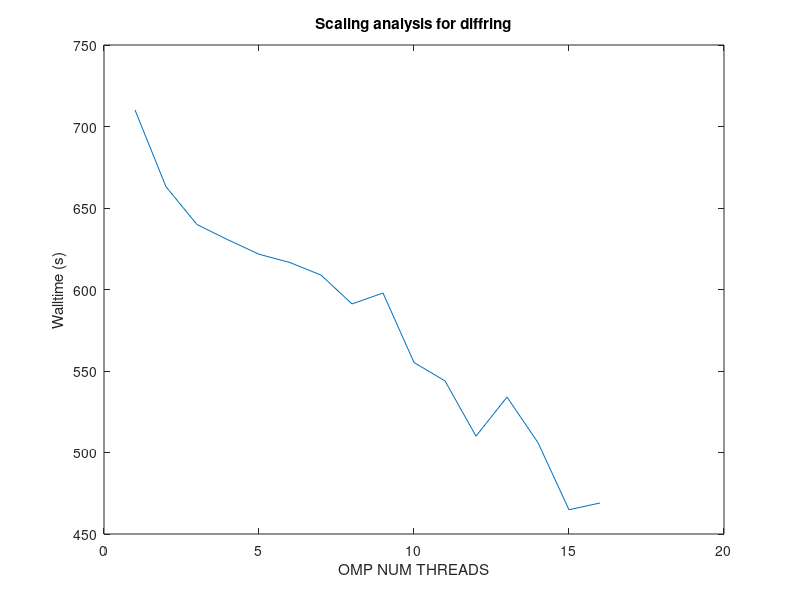

MATLAB code to generate this figure:
% Date: April 3, 2019
% Author: Stewart Pearson 
% Description: Matlab script for Assignment 9 which plots the scaling for
% the diffring and montecarlo ring and displays the respective serial
% fraction f

clear all;

% Data is formated in [#cores:time(s)]
diff_data =[16 469.027;
            15 464.875;
            14 506.029;
            13 534.003;
            12 510.029;
            11 543.924;
            10 555.214;
            9 597.852;
            8 591.155;
            7 608.849;
            6 616.524;
            5 621.652;
            4 630.479;
            3 639.849;
            2 663.032;
            1 710.118];
        
Ts_diff = diff_data(16,2);
Tp_diff = diff_data(1,2);
S_diff = Ts_diff/Tp_diff
f_diff = (1-S_diff/16)/(S_diff-S_diff/16)
        
% Plot diffring scaling
figure;
plot(diff_data(:,1), diff_data(:,2))
ylabel('Walltime (s)')
xlabel('OMP NUM THREADS')
title('Scaling analysis for diffring')

